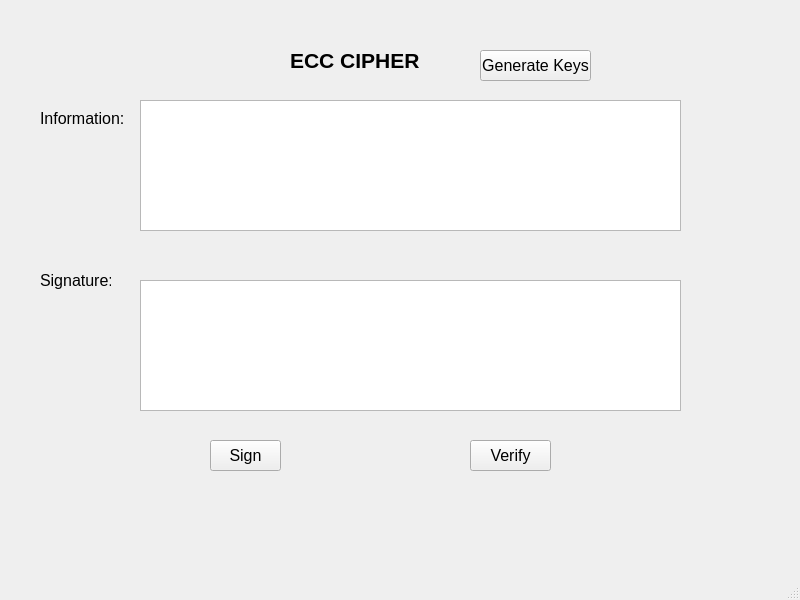
<?xml version="1.0" encoding="UTF-8"?>
<ui version="4.0">
 <class>MainWindow</class>
 <widget class="QMainWindow" name="MainWindow">
  <property name="geometry">
   <rect>
    <x>0</x>
    <y>0</y>
    <width>800</width>
    <height>600</height>
   </rect>
  </property>
  <property name="windowTitle">
   <string>MainWindow</string>
  </property>
  <widget class="QWidget" name="centralwidget">
   <widget class="QLabel" name="label">
    <property name="geometry">
     <rect>
      <x>290</x>
      <y>30</y>
      <width>131</width>
      <height>61</height>
     </rect>
    </property>
    <property name="font">
     <font>
      <pointsize>16</pointsize>
      <weight>75</weight>
      <bold>true</bold>
     </font>
    </property>
    <property name="text">
     <string>ECC CIPHER</string>
    </property>
   </widget>
   <widget class="QLabel" name="label_2">
    <property name="geometry">
     <rect>
      <x>40</x>
      <y>110</y>
      <width>91</width>
      <height>16</height>
     </rect>
    </property>
    <property name="font">
     <font>
      <pointsize>12</pointsize>
     </font>
    </property>
    <property name="text">
     <string>Information:</string>
    </property>
   </widget>
   <widget class="QLabel" name="label_3">
    <property name="geometry">
     <rect>
      <x>40</x>
      <y>270</y>
      <width>71</width>
      <height>21</height>
     </rect>
    </property>
    <property name="font">
     <font>
      <pointsize>12</pointsize>
     </font>
    </property>
    <property name="text">
     <string>Signature:</string>
    </property>
   </widget>
   <widget class="QTextEdit" name="txt_info">
    <property name="geometry">
     <rect>
      <x>140</x>
      <y>100</y>
      <width>541</width>
      <height>131</height>
     </rect>
    </property>
   </widget>
   <widget class="QTextEdit" name="txt_sign">
    <property name="geometry">
     <rect>
      <x>140</x>
      <y>280</y>
      <width>541</width>
      <height>131</height>
     </rect>
    </property>
   </widget>
   <widget class="QPushButton" name="btn_sign">
    <property name="geometry">
     <rect>
      <x>210</x>
      <y>440</y>
      <width>71</width>
      <height>31</height>
     </rect>
    </property>
    <property name="font">
     <font>
      <pointsize>12</pointsize>
     </font>
    </property>
    <property name="text">
     <string>Sign</string>
    </property>
   </widget>
   <widget class="QPushButton" name="btn_verify">
    <property name="geometry">
     <rect>
      <x>470</x>
      <y>440</y>
      <width>81</width>
      <height>31</height>
     </rect>
    </property>
    <property name="font">
     <font>
      <pointsize>12</pointsize>
     </font>
    </property>
    <property name="text">
     <string>Verify</string>
    </property>
   </widget>
   <widget class="QPushButton" name="btn_gen_keys">
    <property name="geometry">
     <rect>
      <x>480</x>
      <y>50</y>
      <width>111</width>
      <height>31</height>
     </rect>
    </property>
    <property name="font">
     <font>
      <pointsize>12</pointsize>
     </font>
    </property>
    <property name="text">
     <string>Generate Keys</string>
    </property>
   </widget>
  </widget>
  <widget class="QMenuBar" name="menubar">
   <property name="geometry">
    <rect>
     <x>0</x>
     <y>0</y>
     <width>800</width>
     <height>21</height>
    </rect>
   </property>
  </widget>
  <widget class="QStatusBar" name="statusbar"/>
 </widget>
 <resources/>
 <connections/>
</ui>
